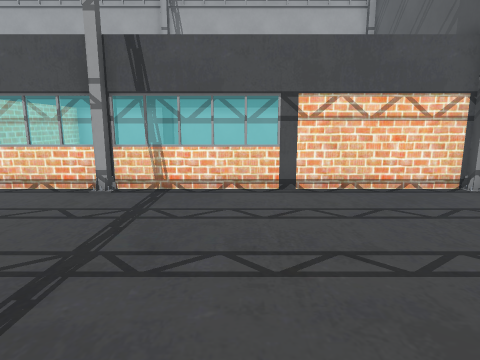
[1] (above)

15 first-person views from a walk through a 3-D level made in the Godot game engine. The camera is 1.5 m above the floor, tilts 10° down and sees 75° across. The floor is counted in squares, 1 m on a side. Each view is taken from the middle of a square. On the plan, view 1 faces up. The plan holds only what a view shows up to about 15 squares ahead; the rest is blank. Some surface patterns are stand-ins.

[2]
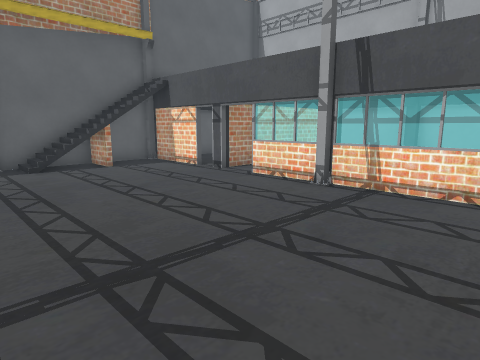

[3]
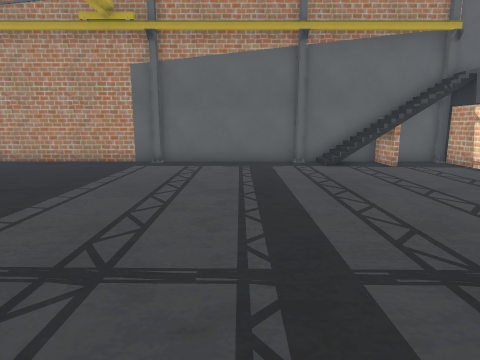

[4]
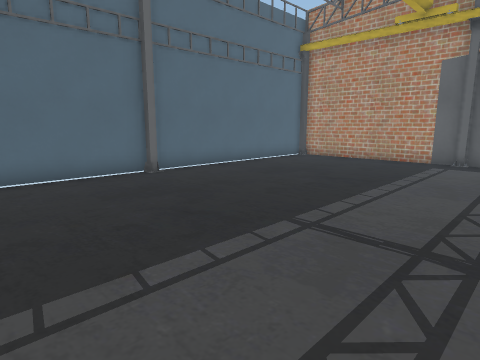

[5]
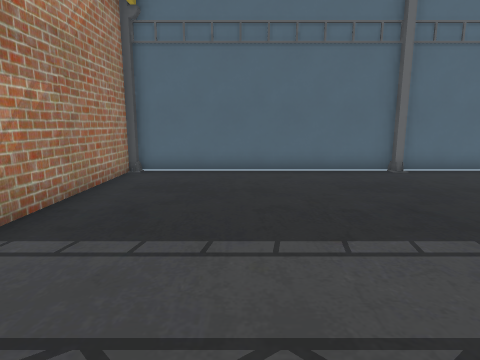

[6]
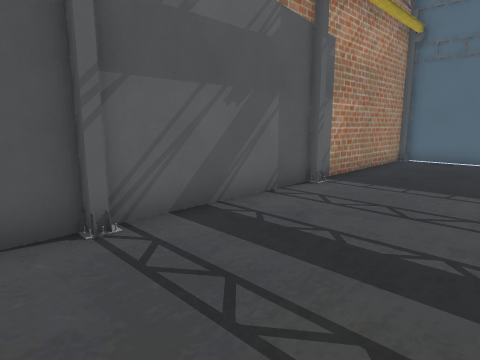

[7]
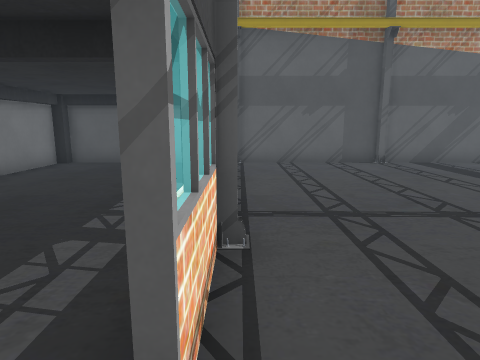

[8]
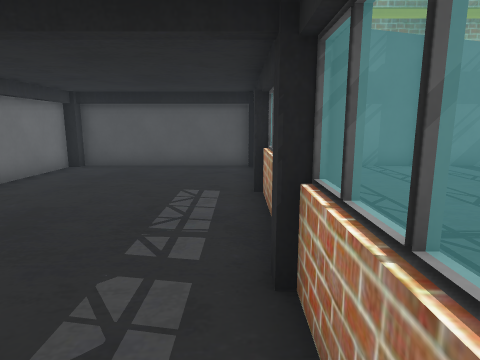

[9]
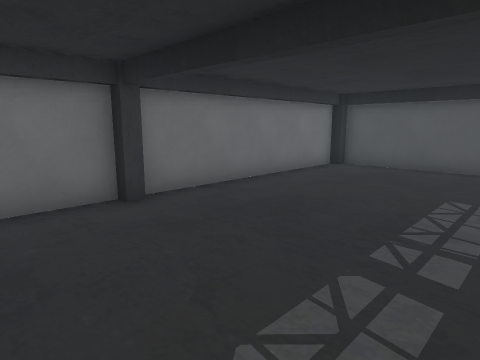

[10]
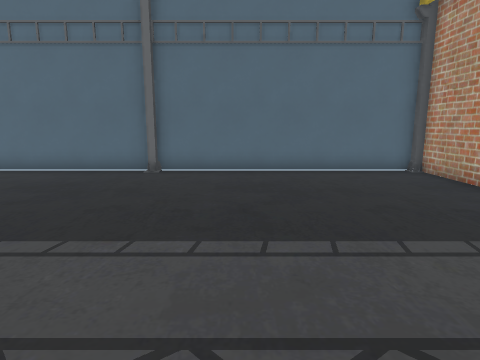

[11]
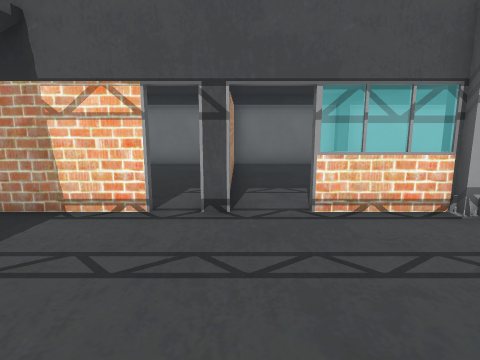

[12]
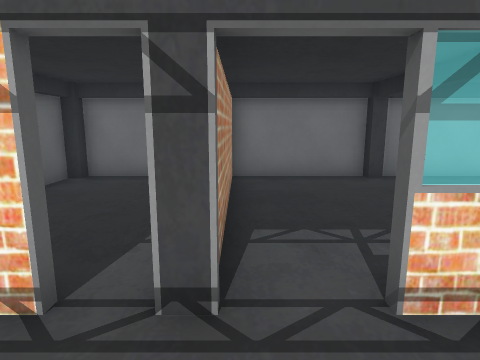

[13]
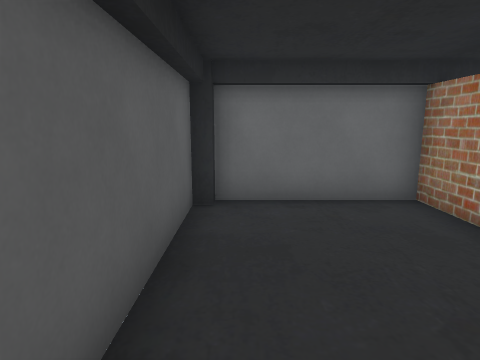

[14]
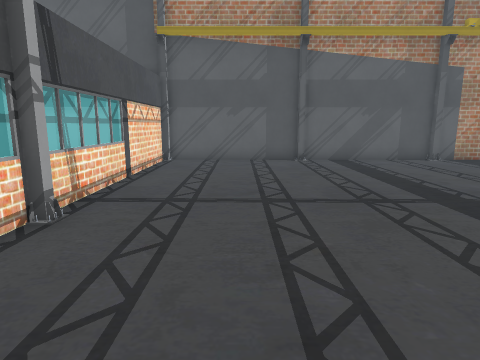

[15]
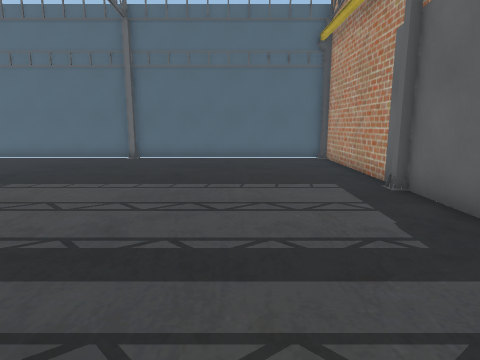

### Floor plan
Points are (right, up) in squares from view 1. A wall is a line through its corners. A room is listed if a view was taken in it or the views show most of it. See-through windows are left out.
Room 1 (views 1, 2, 3, 4, 5, 6, 7, 10, 11, 12, 14, 15)
walls: (-11.9, -4.5) (-11.9, -11.3) (-3.2, -11.3); (-3.1, -11.3) (5.6, -11.3) (5.6, 7.3) (-3.1, 7.3); (-3.2, 7.3) (-5.8, 7.3); (-11.9, 1.4) (-11.9, -4.2); (-8.5, 7.3) (-11.9, 7.3); (-11.9, 7) (-11.9, 1.5)
ways out: opening at (-6, 8) to room 2; opening at (-8, 7) to room 3
Room 2 (views 8, 9)
walls: (-3, 13.8) (-3.4, 13.8); (-1.1, 7.5) (0.9, 7.5) (0.9, 7.8); (-3.4, 14.2) (-7.2, 14.2) (-7.2, 7.3); (-3.4, 6.9) (-3.4, 7.7) (-3, 7.7) (-3, 6.9); (5.3, 14.2) (-3, 14.2); (5.6, 7.6) (5.6, 13.8) (5.3, 13.8)
low walls: (-5.5, 7.5) (-3.2, 7.5)
ways out: opening at (-6, 8) to room 1
Room 3 (view 13)
walls: (-7.4, 12.5) (-7.4, 14.2) (-11.7, 14.2); (-7.2, 7.3) (-7.8, 7.3); (-11.9, 13.8) (-11.9, 9)
ways out: opening at (-8, 7) to room 1

Positions as (right, up) in squares from view 1, and headings:
1: (0, 0), facing up
2: (1, 0), facing up-left
3: (1, -1), facing left
4: (2, -2), facing down-left
5: (2, -1), facing down
6: (1, 3), facing down-right
7: (-7, 7), facing right
8: (-6, 8), facing right
9: (-6, 8), facing up-right
10: (-6, -1), facing down
11: (-7, 2), facing up
12: (-7, 5), facing up
13: (-11, 8), facing up
14: (-8, 4), facing right
15: (-8, 3), facing down
